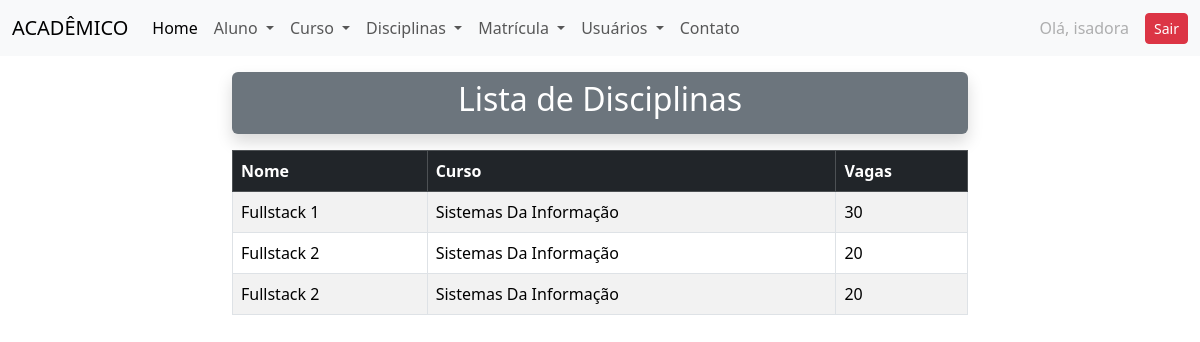
/disciplinas/disciplinas/ (signed in), run on the app's committed database.
### disciplinas/models.py (models this page shows, shortened)
class Disciplina(models.Model):
    nome = models.CharField(max_length=100)
    vagas = models.PositiveIntegerField()
    curso = models.ForeignKey(Curso, on_delete=models.RESTRICT, related_name='disciplinas')

### academico/models.py (models this page shows, shortened)
class Curso(models.Model):
    nome = models.CharField(max_length=100)

### disciplinas/views.py (the view)
# urls.py: path('disciplinas/', views.listar_disciplinas, name='listar_disciplinas'),
@login_required
def listar_disciplinas(request):
    disciplinas = Disciplina.objects.all()
    dados = {
        'disciplinas': disciplinas
    }
    return render(request, 'disciplinas/lista_disciplinas.html', dados)

### disciplinas/templates/disciplinas/lista_disciplinas.html
{% extends 'academico/base.html' %}
{% block content %}
<div class="container my-3">
    <div class="row">
        <div class="col-8 mx-auto">
            <div class="bg-secondary rounded shadow py-2">
                <h2 class="text-center text-white">Lista de Disciplinas</h2>
            </div>
            <table class="table table-bordered table-striped mt-3">
                <thead class="table-dark">
                    <tr>
                        <th>Nome</th>
                        <th>Curso</th>
                        <th>Vagas</th>
                    </tr>
                </thead>
                <tbody>
                    {% for disciplina in disciplinas %}
                        <tr>
                            <td>{{ disciplina.nome }}</td>
                            <td>{{ disciplina.curso.nome }}</td>
                            <td>{{ disciplina.vagas }}</td>
                        </tr>
                    {% endfor %}
                </tbody>
            </table>
        </div>
    </div>
</div>
{% endblock %}

### academico/templates/academico/partials/_menu.html (shortened to what this page needs)
<nav class="navbar navbar-expand-lg bg-body-tertiary">
  <div class="container-fluid">
    <a class="navbar-brand" href="#">ACADÊMICO</a>
    <div class="collapse navbar-collapse" id="navbarNavDropdown">
      <ul class="navbar-nav">
        <li class="nav-item">
          <a class="nav-link active" aria-current="page" href="{% url 'index' %}">Home</a>
        </li>
        <li class="nav-item dropdown">
          <a class="nav-link dropdown-toggle" href="#" role="button" data-bs-toggle="dropdown" aria-expanded="false">
            Aluno
          </a>
        </li>
        <li class="nav-item dropdown">
          <a class="nav-link dropdown-toggle" href="#" role="button" data-bs-toggle="dropdown" aria-expanded="false">
            Curso
          </a>
        </li>
        <li class="nav-item dropdown">
          <a class="nav-link dropdown-toggle" href="#" role="button" data-bs-toggle="dropdown" aria-expanded="false">
            Disciplinas
          </a>
        </li>
        <li class="nav-item dropdown">
          <a class="nav-link dropdown-toggle" href="#" role="button" data-bs-toggle="dropdown" aria-expanded="false">
            Matrícula
          </a>
        </li>
        <li class="nav-item dropdown">
          <a class="nav-link dropdown-toggle" href="#" role="button" data-bs-toggle="dropdown" aria-expanded="false">
            Usuários
          </a>
        </li>
        <li class="nav-item">
          <a class="nav-link" href="{% url 'contato' %}">Contato</a>
        </li>
      </ul>
      {% if user.is_authenticated %}
      <ul class="navbar-nav ms-auto">
        <li class="nav-item">
          <div class="d-flex align-items-center gap-2">
            <span class="nav-link disabled mb-0">Olá, {{ user.username }}</span>
            <a class="btn btn-danger btn-sm" href="{% url 'logout' %}">Sair</a>
          </div>
        </li>
      </ul>
      {% endif %}
    </div>
  </div>
</nav>

### data on the page
Disciplina: nome "Fullstack 1", curso.nome "Sistemas Da Informação", vagas "30"
Disciplina: nome "Fullstack 2", curso.nome "Sistemas Da Informação", vagas "20"
Disciplina: nome "Fullstack 2", curso.nome "Sistemas Da Informação", vagas "20"

### other printed values
{{ user.username }} "isadora"
